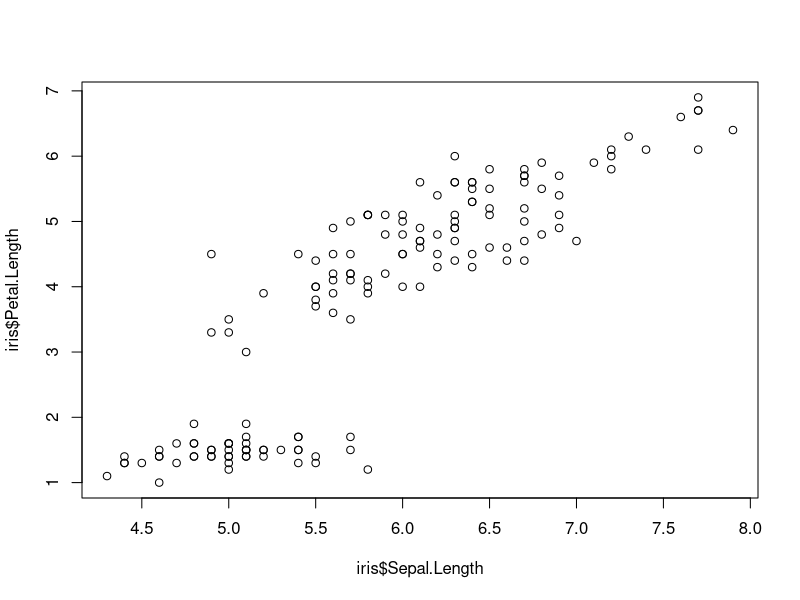
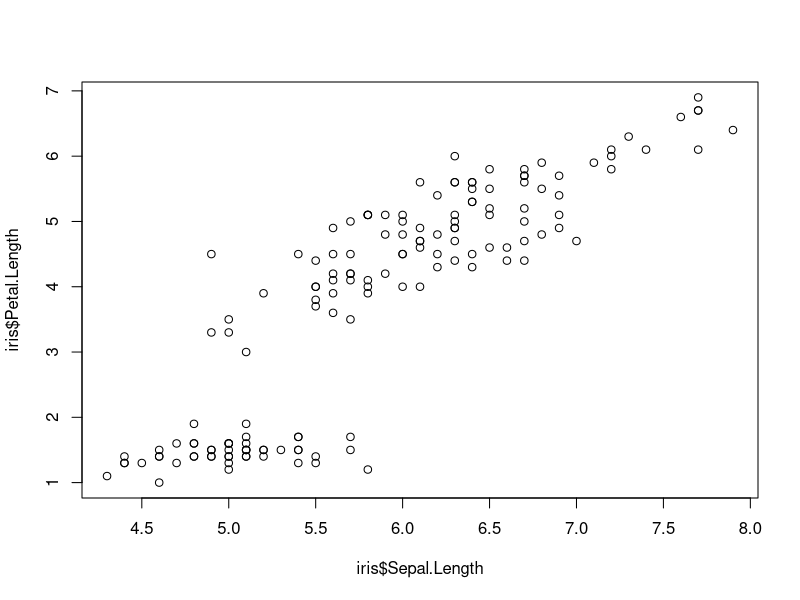
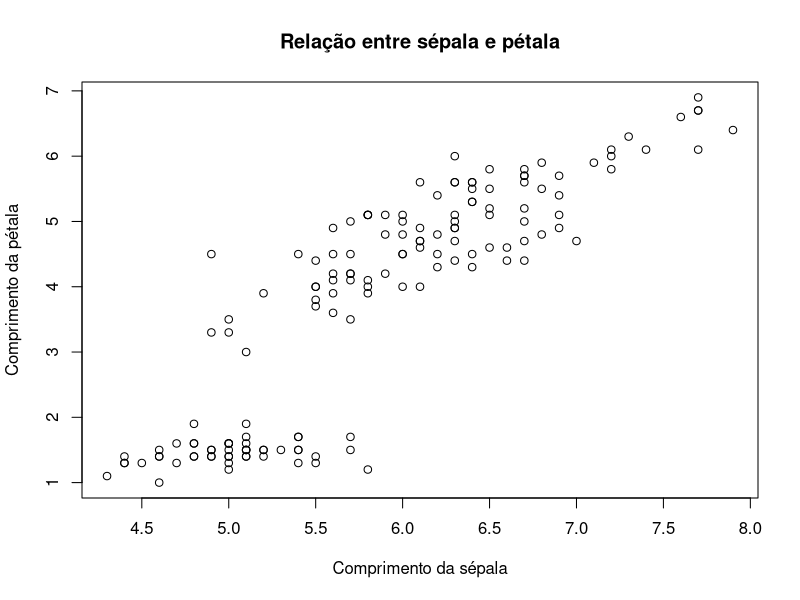

Write the R code that produced these figures, in order.
## ---- chunk 1
plot(iris$Sepal.Length, iris$Petal.Length)
## ---- chunk 2
#| fig-width: 7
#| fig-height: 5
plot(iris$Sepal.Length, iris$Petal.Length)
## ---- chunk 3
plot(
  iris$Sepal.Length,
  iris$Petal.Length,
  main = "Relação entre sépala e pétala",
  xlab = "Comprimento da sépala",
  ylab = "Comprimento da pétala"
)
